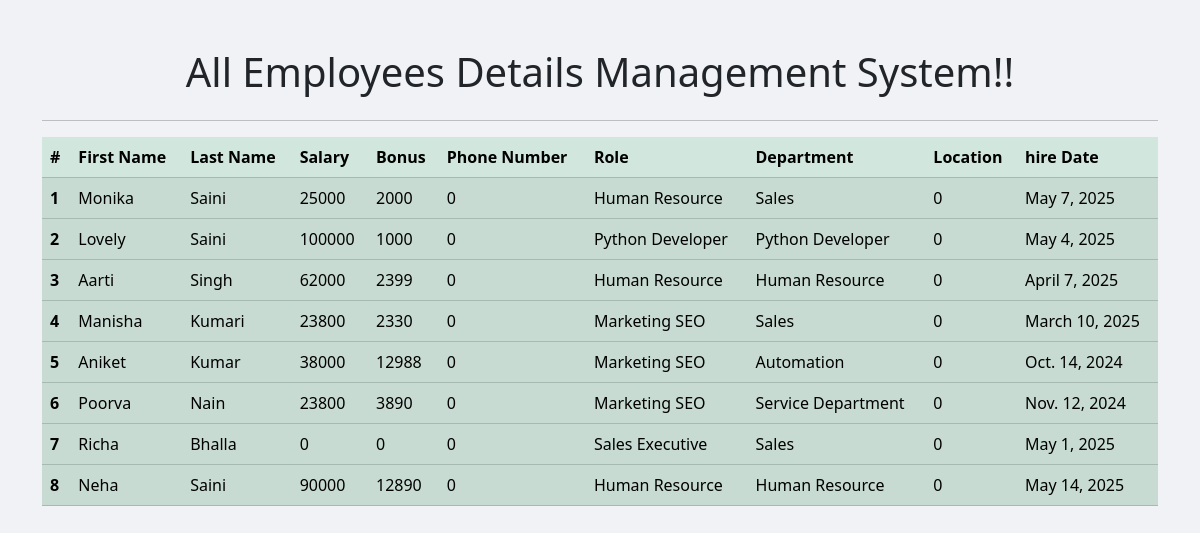
The app's page /all_emp with its own data.
### emp_app/models.py (models this page shows, shortened)
class Employee(models.Model):
    first_name = models.CharField(max_length=100)
    last_name = models.CharField(max_length=100)
    salary = models.IntegerField()
    bonus = models.IntegerField()
    phone_number = models.CharField(max_length=10, default='0000000000')
    role = models.ForeignKey(Role, on_delete=models.CASCADE)
    department = models.ForeignKey(Department, on_delete=models.CASCADE)
    location = models.CharField(max_length=100, default='Unknown')
    hire_date = models.DateField()
    def __str__(self):
        return f"{self.first_name} {self.last_name} {self.phone_number}"

class Role(models.Model):
    name = models.CharField(max_length=100 , null = False)

class Department(models.Model):
    name = models.CharField(max_length=100, null=False)
    location = models.CharField(max_length=100)

### emp_app/views.py (the view)
# urls.py: path('all_emp', views.all_emp, name = 'all_emp'),
def all_emp(request):
    emps = Employee.objects.all()
    context = {
        'emps' : emps
    }
    print(context)
    return render(request, 'emp_app/view_all_emp.html', context)

### emp_app/templates/emp_app/view_all_emp.html (shortened to what this page needs)
<!DOCTYPE html>
<html lang="en">
<head>
  <link href="https://cdn.jsdelivr.net/npm/bootstrap@5.3.3/dist/css/bootstrap.min.css" rel="stylesheet">
</head>
<link href="https://cdn.jsdelivr.net/npm/bootstrap@5.3.3/dist/css/bootstrap.min.css" rel="stylesheet">
<body>
  <div class="container mt-5">
    <h1 class="text-center mb-4">All Employees Details Management System!!</h1>
    <hr>
    <table class="table table-success table-striped">
      <thead>
        <tr>
          <th scope="col">#</th>
          <th scope="col">First Name</th>
          <th scope="col">Last Name</th>
          <th scope="col">Salary </th>
          <th scope="col">Bonus</th>
          <th scope="col">Phone Number</th>
          <th scope="col">Role</th>
          <th scope="col">Department </th>
          <th scope="col">Location </th>
          <th scope="col">hire Date </th>
        </tr>
      </thead>
      {% for emp in emps %}
      <tbody>
        <tr>
          <th scope="row">{{emp.id}}</th>
          <td>{{ emp.first_name }}</td>
          <td>{{ emp.last_name }}</td>
<td>{{ emp.salary }}</td>
<td>{{ emp.bonus }}</td>
<td>{{ emp.phone_number }}</td>
<td>{{ emp.role.name }}</td>
<td>{{ emp.department.name }}</td>
<td>{{ emp.location }}</td>
<td>{{ emp.hire_date }}</td>
        </tr>
      </tbody>
      {% endfor %}
    </table>
  </div>
</body>
</html>

### emp_app/templates/emp_app/view_all_emp.html (style rules this page uses)
body { background-color:#f0f2f5 }

### records on screen
Employee: id "1", first_name "Monika", last_name "Saini", salary "25000", bonus "2000", phone_number "0", role.name "Human Resource", department.name "Sales", location "0", hire_date "May 7, 2025"
Employee: id "2", first_name "Lovely", last_name "Saini", salary "100000", bonus "1000", phone_number "0", role.name "Python Developer", department.name "Python Developer", location "0", hire_date "May 4, 2025"
Employee: id "3", first_name "Aarti", last_name "Singh", salary "62000", bonus "2399", phone_number "0", role.name "Human Resource", department.name "Human Resource", location "0", hire_date "April 7, 2025"
Employee: id "4", first_name "Manisha", last_name "Kumari", salary "23800", bonus "2330", phone_number "0", role.name "Marketing SEO", department.name "Sales", location "0", hire_date "March 10, 2025"
Employee: id "5", first_name "Aniket", last_name "Kumar", salary "38000", bonus "12988", phone_number "0", role.name "Marketing SEO", department.name "Automation", location "0", hire_date "Oct. 14, 2024"
Employee: id "6", first_name "Poorva", last_name "Nain", salary "23800", bonus "3890", phone_number "0", role.name "Marketing SEO", department.name "Service Department", location "0", hire_date "Nov. 12, 2024"
Employee: id "7", first_name "Richa", last_name "Bhalla", salary "0", bonus "0", phone_number "0", role.name "Sales Executive", department.name "Sales", location "0", hire_date "May 1, 2025"
Employee: id "8", first_name "Neha", last_name "Saini", salary "90000", bonus "12890", phone_number "0", role.name "Human Resource", department.name "Human Resource", location "0", hire_date "May 14, 2025"
